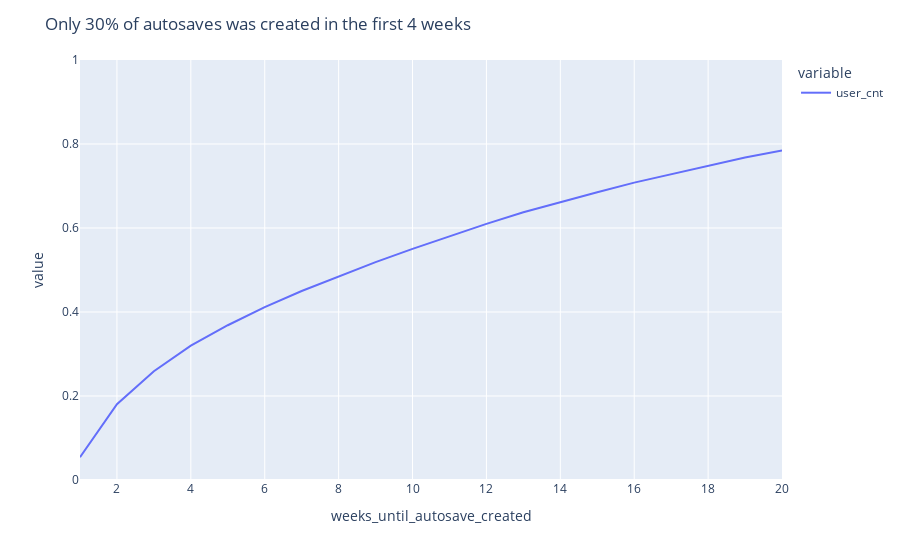

Notebook source saved alongside this figure:
### Code cell
(
    px
    .line(
        autosave
        .set_index('weeks_until_autosave_created')
        .apply(lambda x: x/x.sum())
        .cumsum()
        .head(20)
    )
    .update_yaxes(tickformat = '%a', range=(0,1))
    .update_layout(title='Only 30% of autosaves was created in the first 4 weeks')
)

### Figure 1 — Plotly figure (JSON) as saved in the notebook; plotly's stock layout.template omitted (floating-point values rounded to 4 significant figures)
{"data": [{"hovertemplate": "variable=user_cnt<br>weeks_until_autosave_created=%{x}<br>value=%{y}<extra></extra>", "legendgroup": "user_cnt", "line": {"color": "#636efa", "dash": "solid"}, "mode": "lines", "name": "user_cnt", "orientation": "v", "showlegend": true, "type": "scatter", "x": [1, 2, 3, 4, 5, 6, 7, 8, 9, 10, 11, 12, 13, 14, 15, 16, 17, 18, 19, 20], "xaxis": "x", "y": [0.05417, 0.1803, 0.2589, 0.3201, 0.3685, 0.4115, 0.45, 0.4848, 0.5186, 0.5503, 0.5802, 0.6097, 0.6376, 0.6621, 0.685, 0.7081, 0.7283, 0.7479, 0.7677, 0.7847], "yaxis": "y"}], "layout": {"autosize": true, "legend": {"title": {"text": "variable"}, "tracegroupgap": 0}, "margin": {"t": 60}, "title": {"text": "Only 30% of autosaves was created in the first 4 weeks"}, "xaxis": {"anchor": "y", "autorange": true, "domain": [0, 1], "range": [1, 20], "title": {"text": "weeks_until_autosave_created"}, "type": "linear"}, "yaxis": {"anchor": "x", "domain": [0, 1], "range": [0, 1], "tickformat": "%a", "title": {"text": "value"}, "type": "linear"}}}
